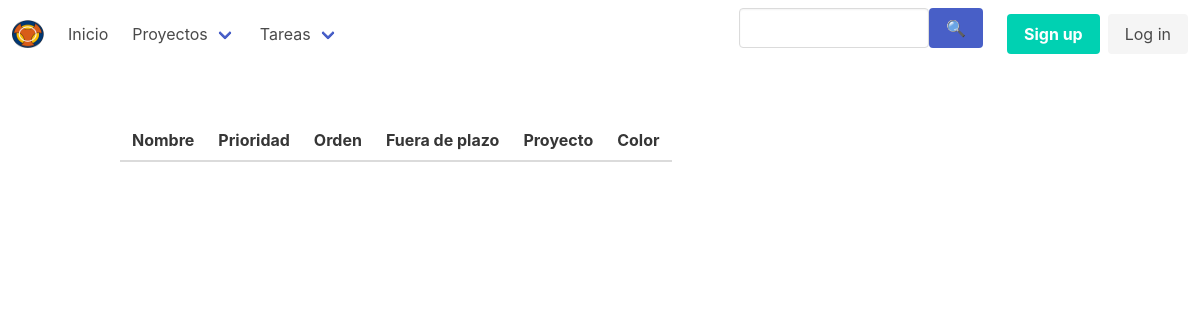
The page /tasks/ on the database as committed earlier.
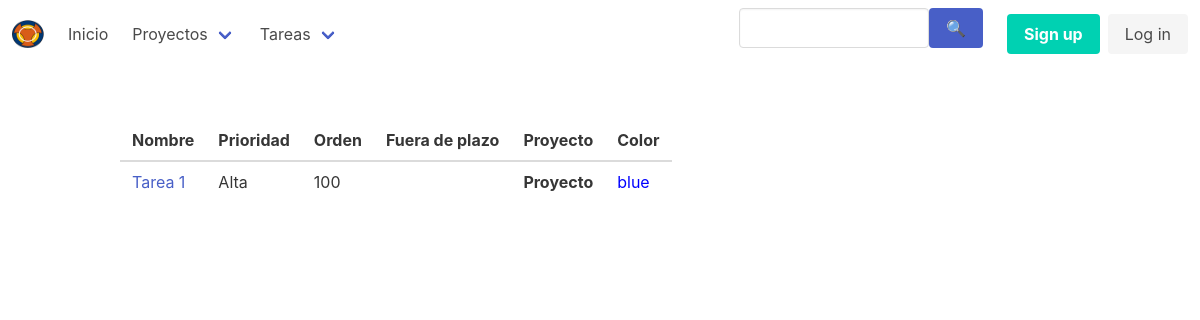
The same page on the database as committed later.
### tasks/models.py (models this page shows, shortened)
class Task(models.Model):
    class Meta:
        verbose_name = 'Tarea'
        verbose_name_plural = 'Tareas'
        ordering = ['-orden', 'name']
    name = models.CharField(max_length=250)
    finished = models.BooleanField(default=False)
    orden = models.IntegerField(default=100)
    priority = models.CharField(
        max_length=1,
        choices=[
            ('H', 'Alta'),
            ('N', 'Normal'),
            ('L', 'Baja'),
        ],
        default='N',
    )
    color = models.CharField(
        max_length=6,
        choices=[
            ('blue', 'Azul Marino'),
            ('red', 'Rojo'),
            ('orange', 'Naranja'),
            ('green', 'Verde'),
        ],
        default='blue',
        )
    due_date = models.DateField(
        blank=True,
        null=True,
        default=None,
    )
    project = models.ForeignKey(
        Project,
        blank=True,
        null=True,
        default=None,
        on_delete=models.SET_NULL,
        )
    def is_due(self) -> bool:
        if self.due_date is None:
            return False
        return self.due_date <= hoy()

class Project(models.Model):
    class Meta:
        verbose_name = 'Proyecto'
        verbose_name_plural = 'Proyectos'
        ordering = ['code']
    name = models.CharField(max_length=250)
    code = models.SlugField(max_length=4, unique=True)
    description = models.TextField()
    start_date = models.DateField()
    end_date  = models.DateField()

### tasks/views.py (the view)
# urls.py: path('tasks/', tasks.views.lista_tareas, name="tasks"),
def lista_tareas(request):
    tareas = models.Task.objects.all()
    return render(request, 'tasks/tareas.html', {
        'tareas': tareas,
    })

### tasks/models.py (called while the page is built)
def hoy():
    return timezone.now().date()

### tasks/templates/tasks/tareas.html
{% extends 'tasks/base.html' %}
{% block content %}
{% include 'tasks/includes/task_table.html' %}
{% endblock content %}

### tasks/templates/tasks/includes/task_table.html (shortened to what this page needs)
<table class="table is-striped">
  <thead>
    <tr>
      <th>Nombre</th>
      <th>Prioridad</th>
      <th>Orden</th>
      <th>Fuera de plazo</th>
      <th>Proyecto</th>
      <th>Color</th>
    </tr>
  </thead>
  <tbody>
  {% for tarea in tareas %}
    <tr>
      <td class="{% if tarea.priority == 'H' %}tarea-urgente{% endif %}">
       <a href="{% url 'detalle_tarea' pk=tarea.pk %}">
        {{ tarea.name }}
      </a>
      </td>
      <td>{{ tarea.get_priority_display }}</td>
      <td>{{ tarea.orden }}</td>
      <td>
      </td>
      <td>
        {% if tarea.project %}
          <b>{{ tarea.project.name }}</b>
        {% else %}
          <i>-</i>
        {% endif %}
      </td>
      <td style="color: {{ tarea.color }}">
        {{ tarea.color }}
      </td>
    </tr>
  {% endfor %}
  </tbody>
</table>

Rows that differ between the two databases and show on the page:
added Task: name "Tarea 1", priority "Alta", orden "100", project.name "Proyecto", color "blue"
